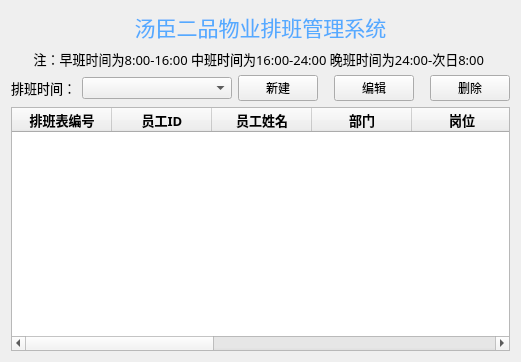
<?xml version="1.0" encoding="UTF-8"?>
<ui version="4.0">
 <class>StaffScheduling</class>
 <widget class="QWidget" name="StaffScheduling">
  <property name="geometry">
   <rect>
    <x>0</x>
    <y>0</y>
    <width>510</width>
    <height>362</height>
   </rect>
  </property>
  <property name="windowTitle">
   <string>Form</string>
  </property>
  <layout class="QGridLayout" name="gridLayout">
   <item row="3" column="0">
    <widget class="QTableWidget" name="tableWidget">
     <column>
      <property name="text">
       <string>排班表编号</string>
      </property>
      <property name="font">
       <font>
        <family>黑体</family>
        <pointsize>10</pointsize>
        <weight>75</weight>
        <bold>true</bold>
       </font>
      </property>
      <property name="textAlignment">
       <set>AlignCenter</set>
      </property>
     </column>
     <column>
      <property name="text">
       <string>员工ID</string>
      </property>
      <property name="font">
       <font>
        <family>黑体</family>
        <pointsize>10</pointsize>
        <weight>75</weight>
        <bold>true</bold>
       </font>
      </property>
      <property name="textAlignment">
       <set>AlignCenter</set>
      </property>
     </column>
     <column>
      <property name="text">
       <string>员工姓名</string>
      </property>
      <property name="font">
       <font>
        <family>黑体</family>
        <pointsize>10</pointsize>
        <weight>75</weight>
        <bold>true</bold>
       </font>
      </property>
      <property name="textAlignment">
       <set>AlignCenter</set>
      </property>
     </column>
     <column>
      <property name="text">
       <string>部门</string>
      </property>
      <property name="font">
       <font>
        <family>黑体</family>
        <pointsize>10</pointsize>
        <weight>75</weight>
        <bold>true</bold>
       </font>
      </property>
      <property name="textAlignment">
       <set>AlignCenter</set>
      </property>
     </column>
     <column>
      <property name="text">
       <string>岗位</string>
      </property>
      <property name="font">
       <font>
        <family>黑体</family>
        <pointsize>10</pointsize>
        <weight>75</weight>
        <bold>true</bold>
       </font>
      </property>
      <property name="textAlignment">
       <set>AlignCenter</set>
      </property>
     </column>
     <column>
      <property name="text">
       <string>时间</string>
      </property>
      <property name="font">
       <font>
        <family>黑体</family>
        <pointsize>10</pointsize>
        <weight>75</weight>
        <bold>true</bold>
       </font>
      </property>
      <property name="textAlignment">
       <set>AlignCenter</set>
      </property>
     </column>
     <column>
      <property name="text">
       <string>班次</string>
      </property>
      <property name="font">
       <font>
        <family>黑体</family>
        <pointsize>10</pointsize>
        <weight>75</weight>
        <bold>true</bold>
       </font>
      </property>
      <property name="textAlignment">
       <set>AlignCenter</set>
      </property>
     </column>
     <column>
      <property name="text">
       <string>联系电话</string>
      </property>
      <property name="font">
       <font>
        <family>黑体</family>
        <pointsize>10</pointsize>
        <weight>75</weight>
        <bold>true</bold>
       </font>
      </property>
      <property name="textAlignment">
       <set>AlignCenter</set>
      </property>
     </column>
     <column>
      <property name="text">
       <string>排班人ID</string>
      </property>
      <property name="font">
       <font>
        <family>黑体</family>
        <pointsize>10</pointsize>
        <weight>75</weight>
        <bold>true</bold>
       </font>
      </property>
      <property name="textAlignment">
       <set>AlignCenter</set>
      </property>
     </column>
     <column>
      <property name="text">
       <string>排班人</string>
      </property>
      <property name="font">
       <font>
        <family>黑体</family>
        <pointsize>10</pointsize>
        <weight>75</weight>
        <bold>true</bold>
       </font>
      </property>
      <property name="textAlignment">
       <set>AlignCenter</set>
      </property>
     </column>
    </widget>
   </item>
   <item row="2" column="0">
    <layout class="QHBoxLayout" name="horizontalLayout">
     <item>
      <spacer name="horizontalSpacer_4">
       <property name="orientation">
        <enum>Qt::Horizontal</enum>
       </property>
       <property name="sizeHint" stdset="0">
        <size>
         <width>40</width>
         <height>20</height>
        </size>
       </property>
      </spacer>
     </item>
     <item>
      <widget class="QLabel" name="label">
       <property name="font">
        <font>
         <family>黑体</family>
         <pointsize>10</pointsize>
        </font>
       </property>
       <property name="text">
        <string>排班时间：</string>
       </property>
      </widget>
     </item>
     <item>
      <widget class="QComboBox" name="comboBox">
       <property name="sizePolicy">
        <sizepolicy hsizetype="Minimum" vsizetype="Fixed">
         <horstretch>0</horstretch>
         <verstretch>0</verstretch>
        </sizepolicy>
       </property>
       <property name="minimumSize">
        <size>
         <width>150</width>
         <height>0</height>
        </size>
       </property>
      </widget>
     </item>
     <item>
      <spacer name="horizontalSpacer">
       <property name="orientation">
        <enum>Qt::Horizontal</enum>
       </property>
       <property name="sizeHint" stdset="0">
        <size>
         <width>40</width>
         <height>20</height>
        </size>
       </property>
      </spacer>
     </item>
     <item>
      <widget class="QPushButton" name="ButtonNew">
       <property name="text">
        <string>新建</string>
       </property>
      </widget>
     </item>
     <item>
      <spacer name="horizontalSpacer_2">
       <property name="orientation">
        <enum>Qt::Horizontal</enum>
       </property>
       <property name="sizeType">
        <enum>QSizePolicy::Fixed</enum>
       </property>
       <property name="sizeHint" stdset="0">
        <size>
         <width>10</width>
         <height>20</height>
        </size>
       </property>
      </spacer>
     </item>
     <item>
      <widget class="QPushButton" name="ButtonAlter">
       <property name="text">
        <string>编辑</string>
       </property>
      </widget>
     </item>
     <item>
      <spacer name="horizontalSpacer_3">
       <property name="orientation">
        <enum>Qt::Horizontal</enum>
       </property>
       <property name="sizeType">
        <enum>QSizePolicy::Fixed</enum>
       </property>
       <property name="sizeHint" stdset="0">
        <size>
         <width>10</width>
         <height>20</height>
        </size>
       </property>
      </spacer>
     </item>
     <item>
      <widget class="QPushButton" name="ButtonDelete">
       <property name="text">
        <string>删除</string>
       </property>
      </widget>
     </item>
     <item>
      <spacer name="horizontalSpacer_5">
       <property name="orientation">
        <enum>Qt::Horizontal</enum>
       </property>
       <property name="sizeHint" stdset="0">
        <size>
         <width>40</width>
         <height>20</height>
        </size>
       </property>
      </spacer>
     </item>
    </layout>
   </item>
   <item row="0" column="0">
    <widget class="QLabel" name="label_2">
     <property name="font">
      <font>
       <family>楷体</family>
       <pointsize>16</pointsize>
       <weight>50</weight>
       <bold>false</bold>
      </font>
     </property>
     <property name="layoutDirection">
      <enum>Qt::RightToLeft</enum>
     </property>
     <property name="styleSheet">
      <string notr="true">color: rgb(85, 170, 255);</string>
     </property>
     <property name="text">
      <string>汤臣二品物业排班管理系统</string>
     </property>
     <property name="alignment">
      <set>Qt::AlignCenter</set>
     </property>
    </widget>
   </item>
   <item row="1" column="0">
    <widget class="QLabel" name="label_3">
     <property name="font">
      <font>
       <family>楷体</family>
       <pointsize>10</pointsize>
      </font>
     </property>
     <property name="text">
      <string>注：早班时间为8:00-16:00 中班时间为16:00-24:00 晚班时间为24:00-次日8:00 </string>
     </property>
     <property name="alignment">
      <set>Qt::AlignCenter</set>
     </property>
    </widget>
   </item>
  </layout>
 </widget>
 <resources/>
 <connections/>
</ui>
